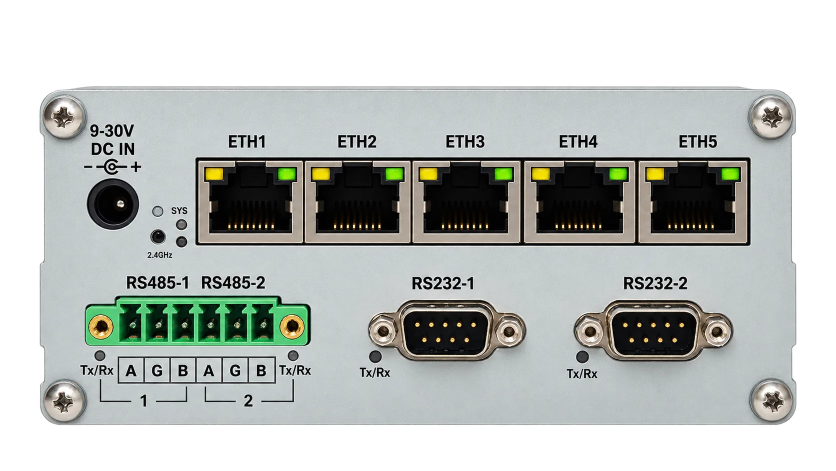
#> input picture data/images/RVH44.webp, 1672 x 941 px (shown at 1/2 size); its folder holds only this picture in this run
$ python -i sources.py   (imports and definitions only)
#> lines starting #> are read from the running program, lines starting #| are printed output that depends on the picture; after the words box and inside, x2 and y2 are one past the last pixel; in counts of white or black regions, pixels touching at a corner belong together
"""Config, product JSONs, images, persistence."""
import io
import json
from pathlib import Path

import yaml
from PIL import Image, ImageChops

ROOT = Path(__file__).resolve().parent.parent
IMG_EXT = {".webp", ".png", ".jpg", ".jpeg"}


# [33 lines left out: functions load_config, load_products, find_images, not called in this run]


def prepared_image(path, fmt="WEBP"):
    """Trim the white border around a product photo; return bytes in the given format."""
#> called with path = '../data/images/RVH44.webp', fmt = 'WEBP'
    src = Image.open(path)
#> src is the input picture: PIL image 1672x941 RGBA; mean R, G, B, A 103, 106.8, 103.7, 163.4
    if src.mode in ("RGBA", "LA", "P"):
        src = src.convert("RGBA")
        flat = Image.new("RGB", src.size, (255, 255, 255))
#> flat: PIL image 1672x941 RGB; every value is 255
        flat.paste(src, mask=src.split()[-1])
        im = flat
    else:
        im = src.convert("RGB")
    bg = Image.new("RGB", im.size, (255, 255, 255))
    diff = ImageChops.difference(im, bg).convert("L").point(lambda v: 255 if v > 18 else 0)
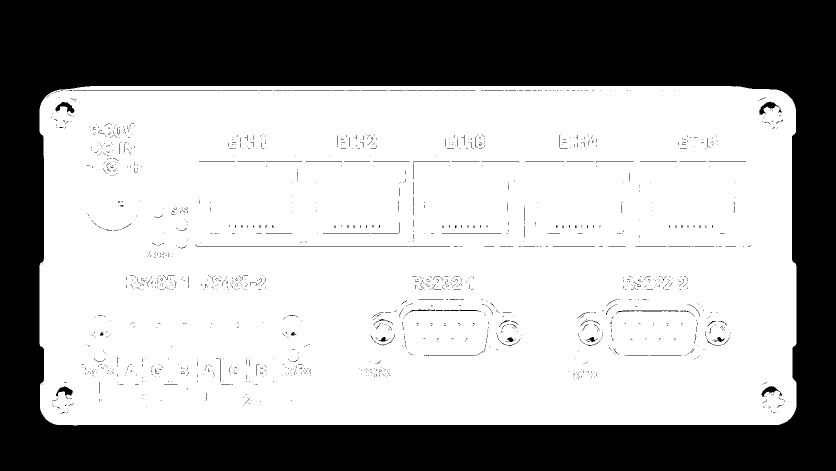
#> diff: PIL image 1672x941 L (shown at 1/2 size); 63.9% white; 1759 black regions (1661 under 20 px), largest, box (x1, y1, x2, y2) and area: (0, 0, 1672, 941) 555625, (390, 489, 816, 493) 427, (110, 204, 149, 226) 391
    box = diff.getbbox()
#> box = (79, 172, 1593, 851)
    if box:
        pad = 12
        box = (max(0, box[0] - pad), max(0, box[1] - pad), min(im.width, box[2] + pad), min(im.height, box[3] + pad))
#> box = (67, 160, 1605, 863)
        im = im.crop(box)
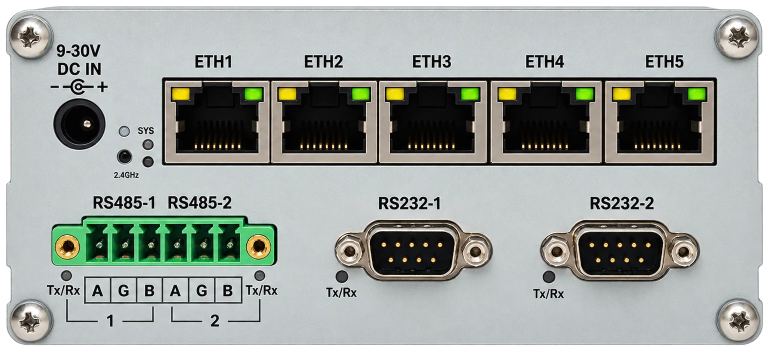
#> im: PIL image 1538x703 RGB (shown at 1/2 size); mean R, G, B 158, 163.3, 158.7
    buf = io.BytesIO()
    im.save(buf, fmt, quality=90) if fmt in ("WEBP", "JPEG") else im.save(buf, fmt)
    return buf.getvalue()


VOLATILE = {"updated", "status", "approved_at", "created", "density", "conflicts", "_built"}


def content_key(rec):
    """What the page shows: the record without timestamps/status, for 'has anything changed?' checks."""
    return json.dumps({k: v for k, v in (rec or {}).items() if k not in VOLATILE}, sort_keys=True, default=str)


class Store:
    # [4 lines left out: function __init__, not called in this run]

    def _read(self, f, default):
        return json.loads(f.read_text(encoding="utf-8")) if f.exists() else default

    def _write(self, f, data):
        f.write_text(json.dumps(data, indent=2, ensure_ascii=False), encoding="utf-8")

    def draft(self, pid):
        return self._read(self.dir / "drafts" / f"{pid}.json", None)

    def approved(self, pid):
        return self._read(self.dir / "approved" / f"{pid}.json", None)

    def save_draft(self, rec):
        self._write(self.dir / "drafts" / f"{rec['id']}.json", rec)

    # [6 lines left out: function save_approved, not called in this run]

    def discard_draft(self, pid):
        (self.dir / "drafts" / f"{pid}.json").unlink(missing_ok=True)

    # [11 lines left out: function status, not called in this run]

    def mappings(self):
        return self._read(self.map_file, {})

    # [12 lines left out: functions set_mapping, use_cases, not called in this run]

>>> result = prepared_image('../data/images/RVH44.webp')
